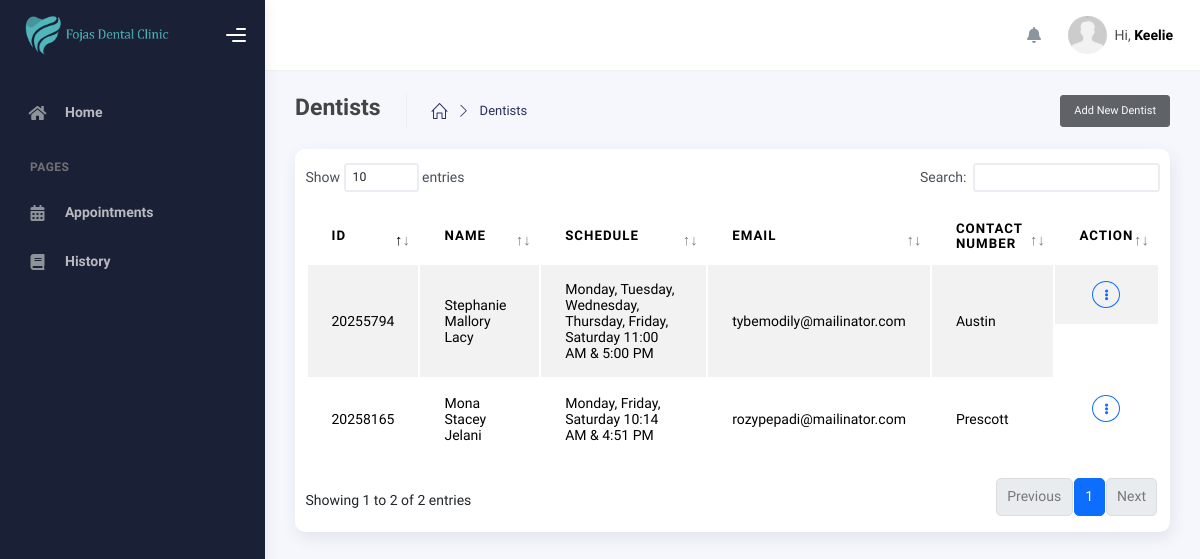
/modules/admin/view-dentists.php (signed in), run on an earlier commit of the app's database.
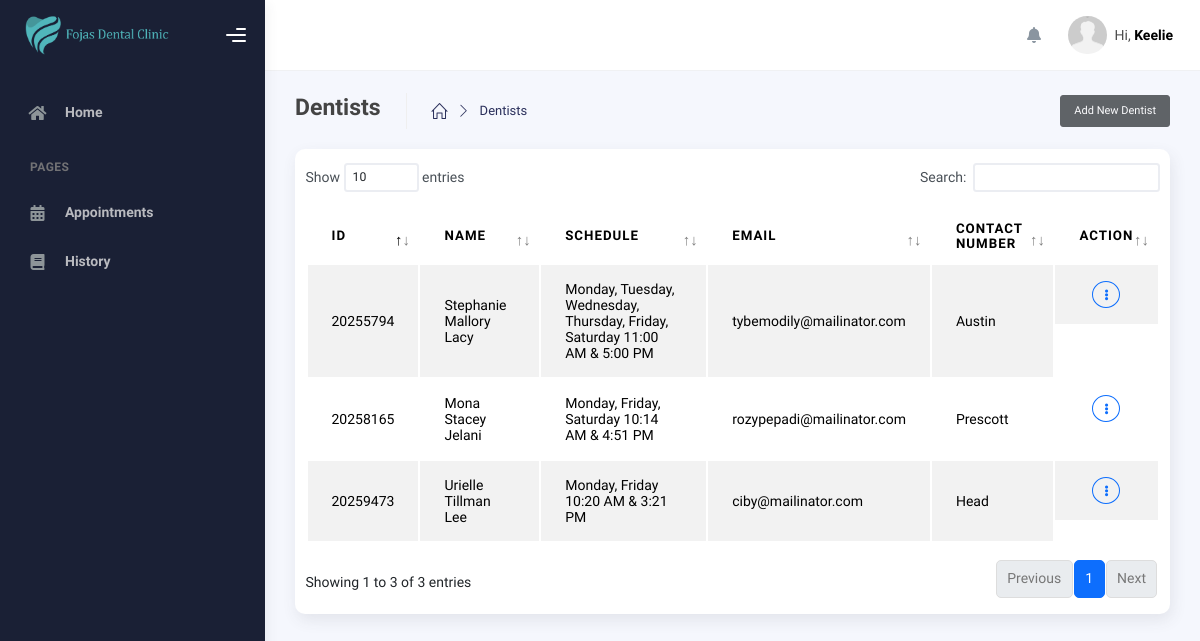
And on a later commit of the database.
### tables this page shows
CREATE TABLE `schedule` (
  `id` int(11) NOT NULL,
  `user_id` int(255) NOT NULL,
  `day` varchar(150) NOT NULL,
  `start_time` varchar(100) NOT NULL,
  `end_time` varchar(100) NOT NULL,
  `date_created` date NOT NULL,
  `date_updated` date NOT NULL
);

CREATE TABLE `users` (
  `id` int(11) NOT NULL,
  `user_id` int(100) NOT NULL,
  `role_id` int(11) NOT NULL,
  `first_name` varchar(250) NOT NULL,
  `middle_name` varchar(255) NOT NULL,
  `last_name` varchar(255) NOT NULL,
  `mobile_number` varchar(255) NOT NULL,
  `email` varchar(255) DEFAULT NULL,
  `password` varchar(255) NOT NULL,
  `date_of_birth` date NOT NULL,
  `date_created` date NOT NULL,
  `date_updated` date NOT NULL,
  `token` varchar(255) DEFAULT NULL,
  `address` varchar(255) DEFAULT NULL,
  `otp` varchar(100) DEFAULT NULL
);

### modules/queries/Users/dentists.php (called while the page is built, shortened)
<?php
function getAllDentist($conn, $role) {
  $sql = "SELECT
      users.user_id AS user_id,
      users.first_name AS first_name,
      users.middle_name AS middle_name,
      users.last_name AS last_name,
      users.mobile_number AS mobile_number,
      users.email AS email,
      schedule.user_id AS schedule_user_id,
      schedule.day AS day,
      schedule.start_time AS start_time,
      schedule.end_time AS end_time
    FROM users
    LEFT JOIN schedule
    ON users.user_id = schedule.user_id
    WHERE users.role_id = ?";
  $stmt = mysqli_prepare($conn, $sql);
  mysqli_stmt_bind_param($stmt, "i", $role);
  mysqli_stmt_execute($stmt);
  return mysqli_stmt_get_result($stmt);
}

### modules/admin/view-dentists.php (the view, shortened to what this page needs)
<?php
include_once($_SERVER['DOCUMENT_ROOT'] . '/dental_appointment/includes/header.php');
include_once($_SERVER['DOCUMENT_ROOT'] . '/dental_appointment/modules/queries/Users/dentists.php');
$first_name = $_SESSION['first_name'];
?>
    <div class="wrapper">
        <?php include '../../includes/sidebar.php'; ?>
        <div class="main-panel">
        <?php include '../../includes/topbar.php'; ?>
        <div class="container">
            <div class="page-inner">
                <div class="page-header">
                <span class="d-flex justify-content-between align-items-center w-100">
                        <span class="d-flex">
                            <h4 class="page-title">Dentists</h4>
                            <ul class="breadcrumbs d-flex justify-items-center align-items-center">
                                <li class="nav-home">
                                <a href="dashboard.php">
                                    <i class="icon-home"></i>
                                </a>
                                </li>
                                <li class="separator">
                                    <i class="icon-arrow-right"></i>
                                </li>
                                <li class="nav-item">
                                    <a href="#">Dentists</a>
                                </li>
                            </ul>
                        </span>
                        <a href="add-dentist.php" class="btn btn-sm btn-dark op-7">Add New Dentist</a>
                    </span>
                </div>
                <div class="page-category">
                    <div class="card py-3">
                        <div class="table-responsive">
                        <table id="dataTable" class="display table table-striped table-hover">
                            <thead>
                                <tr>
                                    <th>Id</th>
                                    <th>Name</th>
                                    <th>Schedule</th>
                                    <th>Email</th>
                                    <th>Contact Number</th>
                                    <th>Action</th>
                                </tr>
                            </thead>
                            <tbody>
                            <?php
                                $run_dentists = getAllDentist($conn, "3");
                                if(mysqli_num_rows($run_dentists) > 0){
                                    foreach($run_dentists as $row_dentist){
                                        ?>
                                        <tr>
                                            <td><?php echo $row_dentist['user_id']?></td>
                                            <td><?php echo $row_dentist['first_name']. " " . $row_dentist['middle_name'] . " " . $row_dentist['last_name']?></td>
                                            <td><?php echo $row_dentist['day']. " " . date("g:i A",strtotime($row_dentist['start_time'])). " & " . date("g:i A", strtotime($row_dentist['end_time'])) ?></td>
                                            <td><?php echo $row_dentist['email']?></td>
                                            <td><?php echo $row_dentist['mobile_number']?></td>
                                            <td class="d-flex justify-content-center">
                                                <div class="dropdown">
                                                    <a class="btn btn-sm btn-outline-primary rounded-circle d-flex justify-content-center align-items-center" style="width: 12px;" data-bs-toggle="dropdown" aria-expanded="false">
                                                        <i class="fas fa-ellipsis-v"></i>
                                                    </a>
                                                </div>
                                            </td>
                                        </tr>
                                        <?php
                                    }
                                }
                                ?>
                            </tbody>
                            </table>
                        </div>
                    </div>
                </div>
            </div>
        </div>
    </div>
</div>
<?php
include_once($_SERVER['DOCUMENT_ROOT'] . '/dental_appointment/includes/scripts.php');
?>

### includes/styles.php (shortened to what this page needs)
<?php
echo '
<script src="' . BASE_PATH . '/assets/js/plugin/webfont/webfont.min.js"></script>
<script>
WebFont.load({
google: { families: ["Public Sans:300,400,500,600,700"] },
custom: {
    families: [
    "Font Awesome 5 Solid",
    "Font Awesome 5 Regular",
    "Font Awesome 5 Brands",
    "simple-line-icons",
    ],
    urls: ["' . BASE_PATH . '/assets/css/fonts.min.css"],
},
active: function () {
    sessionStorage.fonts = true;
},
});
</script>
<link rel="stylesheet" href="' . BASE_PATH . '/assets/css/bootstrap.min.css" />
<link rel="stylesheet" href="' . BASE_PATH . '/assets/css/plugins.min.css" />
<link rel="stylesheet" href="' . BASE_PATH . '/assets/css/kaiadmin.min.css" />
<link rel="stylesheet" href="' . BASE_PATH . '/assets/css/demo.css" />
<link rel="stylesheet" href="' . BASE_PATH . '/assets/css/custom.css" />
<link rel="stylesheet" href="https://code.jquery.com/ui/1.13.2/themes/base/jquery-ui.css">
'
?>

### includes/header.php (shortened to what this page needs)
<?php
include_once($_SERVER['DOCUMENT_ROOT'] . '/dental_appointment/includes/styles.php');
echo '
  <!DOCTYPE html>
  <html lang="en">
  <head>
    <meta charset="UTF-8">
    <meta name="viewport" content="width=device-width, initial-scale=1.0">
    <link rel="shortcut icon" href="'. BASE_PATH .'/assets/img/logo.png" type="image/x-icon">
    <title>'. APP_NAME .'</title>
  </head>
  <body>
';

### includes/sidebar.php (shortened to what this page needs)
<?php
$role = $_SESSION['role_id'];
echo '
<div class="sidebar sidebar-style-2" data-background-color="dark">
    <div class="sidebar-logo">
        <div class="logo-header" data-background-color="dark">
        <a href="#" class="logo">
            <img
            src="' . BASE_PATH . '/assets/img/banner-2.png"
            alt="navbar brand"
            class="navbar-brand"
            height="40"
            />
        </a>
        <div class="nav-toggle">
            <button class="btn btn-toggle toggle-sidebar">
            <i class="gg-menu-right"></i>
            </button>
            <button class="btn btn-toggle sidenav-toggler">
            <i class="gg-menu-left"></i>
            </button>
        </div>
        <button class="topbar-toggler more">
            <i class="gg-more-vertical-alt"></i>
        </button>
    </div>
</div>
<div class="sidebar-wrapper scrollbar scrollbar-inner">
    <div class="sidebar-content">
    <ul class="nav nav-secondary">
        <li class="nav-item">
            <a href="dashboard.php">
                <i class="fas fa-home"></i>
                <p>Home</p>
            </a>
        </li>
        ';
        if($role == 1){
                echo '
                    <li class="nav-section">
                        <span class="sidebar-mini-icon">
                        <i class="fa fa-ellipsis-h"></i>
                        </span>
                        <h4 class="text-section">Pages</h4>
                    </li>
                    <li class="nav-item">
                        <a href="appointments.php">
                            <i class="fas fa-calendar-alt"></i>
                            <p>Appointments</p>
                        </a>
                    </li>
                    <li class="nav-item">
                        <a href="history.php">
                            <i class="fas fa-book"></i>
                            <p>History</p>
                        </a>
                    </li>
                    ';
            }
            echo '
    </ul>
    </div>
</div>
</div>
';
?>

### includes/topbar.php (shortened to what this page needs)
<?php
echo '
<div class="main-header">
  <div class="main-header-logo">
    <div class="logo-header" data-background-color="dark2">
      <div class="nav-toggle">
        <button class="btn btn-toggle toggle-sidebar">
          <i class="gg-menu-right"></i>
        </button>
        <button class="btn btn-toggle sidenav-toggler">
          <i class="gg-menu-left"></i>
        </button>
      </div>
      <button class="topbar-toggler more">
        <i class="gg-more-vertical-alt"></i>
      </button>
    </div>
  </div>
  <nav
    class="navbar navbar-header navbar-header-transparent navbar-expand-lg border-bottom"
  >
    <div class="container-fluid">
      <ul class="navbar-nav topbar-nav ms-md-auto align-items-center">
        <li class="nav-item topbar-icon dropdown hidden-caret ">
          <a
            class="nav-link dropdown-toggle "
            href="#"
            id="notifDropdown"
            role="button"
            data-bs-toggle="dropdown"
            aria-haspopup="true"
            aria-expanded="false"
          >
            <i class="fa fa-bell"></i>
          </a>
          <ul
            class="dropdown-menu notif-box animated fadeIn"
            aria-labelledby="notifDropdown"
          >
            <li>
              <div class="notif-scroll scrollbar-outer">
                <div class="notif-center" id="notif">
                </div>
              </div>
            </li>
            <li>
              <a class="see-all" href="'. BASE_PATH . '/modules/notification.php"
                >See all notifications<i class="fa fa-angle-right"></i>
              </a>
            </li>
          </ul>
        </li>
        <li class="nav-item topbar-user dropdown hidden-caret">
          <a
            class="dropdown-toggle profile-pic"
            data-bs-toggle="dropdown"
            href="#"
            aria-expanded="false"
          >
            <div class="avatar-sm">
              <img
                src="'. BASE_PATH . '/assets/img/default.jpg"
                alt="Userimg"
                class="avatar-img rounded-circle"
              />
            </div>
            <span class="profile-username">
              <span class="op-7">Hi,</span>
              <span class="fw-bold">' . $first_name .'</span>
            </span>
          </a>
          <ul class="dropdown-menu w-50 dropdown-user animated fadeIn">
            <div class="dropdown-user-scroll scrollbar-outer">
              <li>';
              echo '</li>
            </div>
          </ul>
        </li>
      </ul>
    </div>
  </nav>
</div>
';
?>

### includes/scripts.php (shortened to what this page needs)
<?php
echo '
</body>
</html>
';
?>

What changed in the data, as far as the page shows it:
added schedule: users.user_id "20259473", users.first_name "Urielle", users.middle_name "Tillman", users.last_name "Lee", day "Monday, Friday", start_time "10:20 AM", end_time "3:21 PM", users.email "ciby@mailinator.com", users.mobile_number "Head"
Also different on the page:
text written by a page script: "Show entries Search: Showing 1 to 2 of 2 entries Previous 1 Next" → "Show entries Search: Showing 1 to 3 of 3 entries Previous 1 Next"
